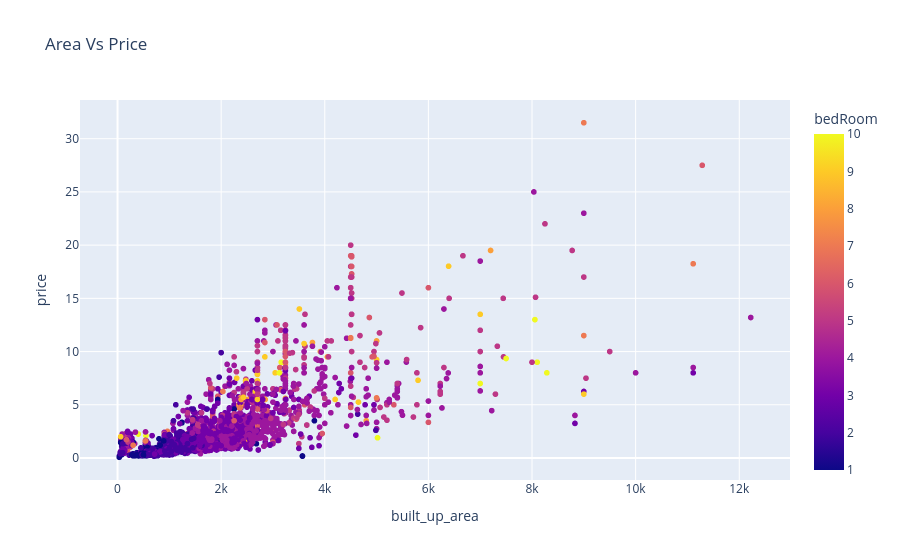

This figure's notebook cell:
### Code cell
fig = px.scatter(df, x='built_up_area', y='price', color='bedRoom', title='Area Vs Price')

fig.show()

### Figure 1 — Plotly figure (JSON) as saved in the notebook; plotly's stock layout.template omitted (floating-point values rounded to 4 significant figures; data arrays with more than 128 entries replaced by an {"elided": "..."} marker saying what was removed)
{"data": [{"hovertemplate": "built_up_area=%{x}<br>price=%{y}<br>bedRoom=%{marker.color}<extra></extra>", "legendgroup": "", "marker": {"color": {"elided": "3559 int values"}, "coloraxis": "coloraxis", "symbol": "circle"}, "mode": "markers", "name": "", "showlegend": false, "type": "scattergl", "x": {"elided": "3559 float values"}, "xaxis": "x", "y": {"elided": "3559 float values"}, "yaxis": "y"}], "layout": {"coloraxis": {"colorbar": {"title": {"text": "bedRoom"}}, "colorscale": [[0, "#0d0887"], [0.1111, "#46039f"], [0.2222, "#7201a8"], [0.3333, "#9c179e"], [0.4444, "#bd3786"], [0.5556, "#d8576b"], [0.6667, "#ed7953"], [0.7778, "#fb9f3a"], [0.8889, "#fdca26"], [1, "#f0f921"]]}, "legend": {"tracegroupgap": 0}, "title": {"text": "Area Vs Price"}, "xaxis": {"anchor": "y", "domain": [0, 1], "title": {"text": "built_up_area"}}, "yaxis": {"anchor": "x", "domain": [0, 1], "title": {"text": "price"}}}}
